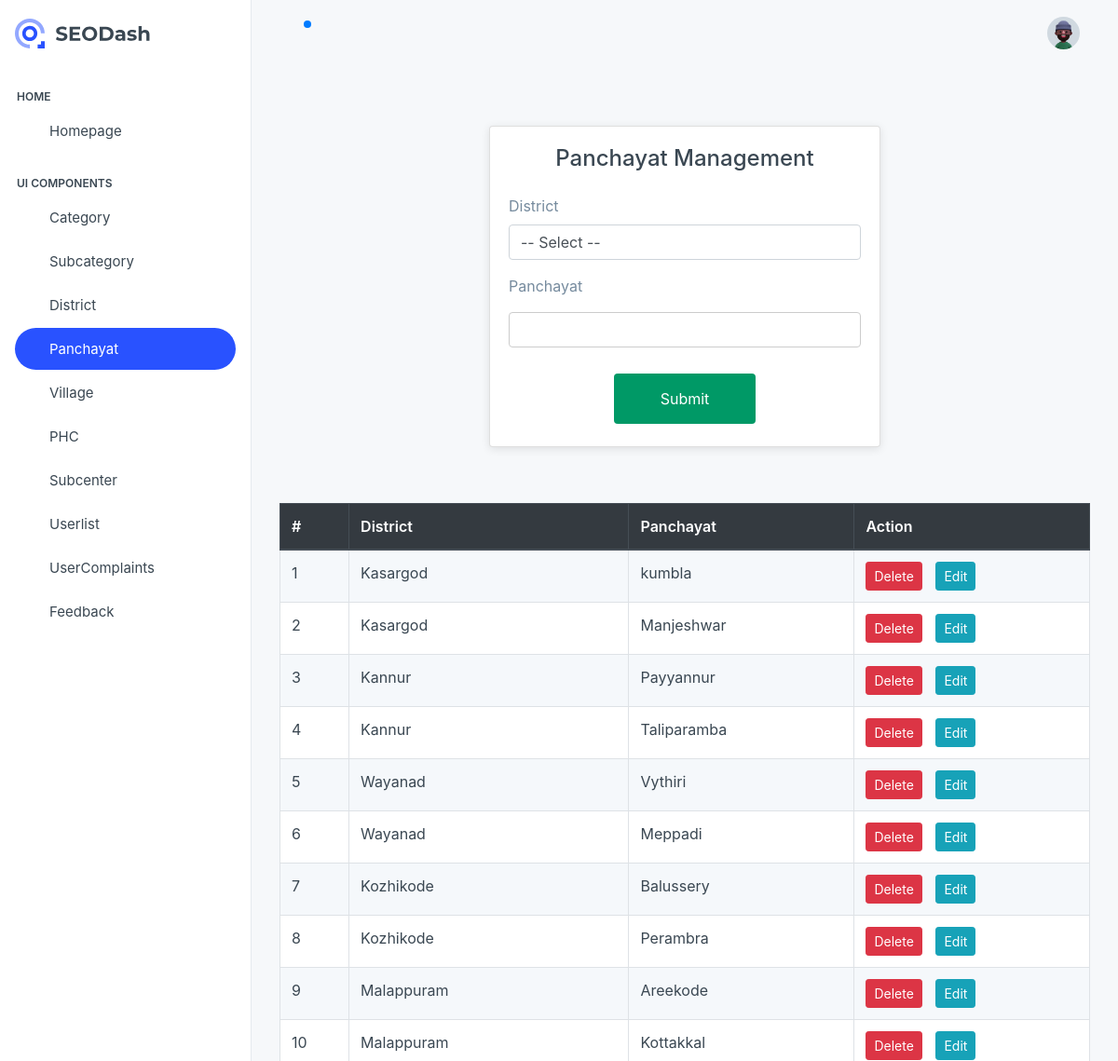
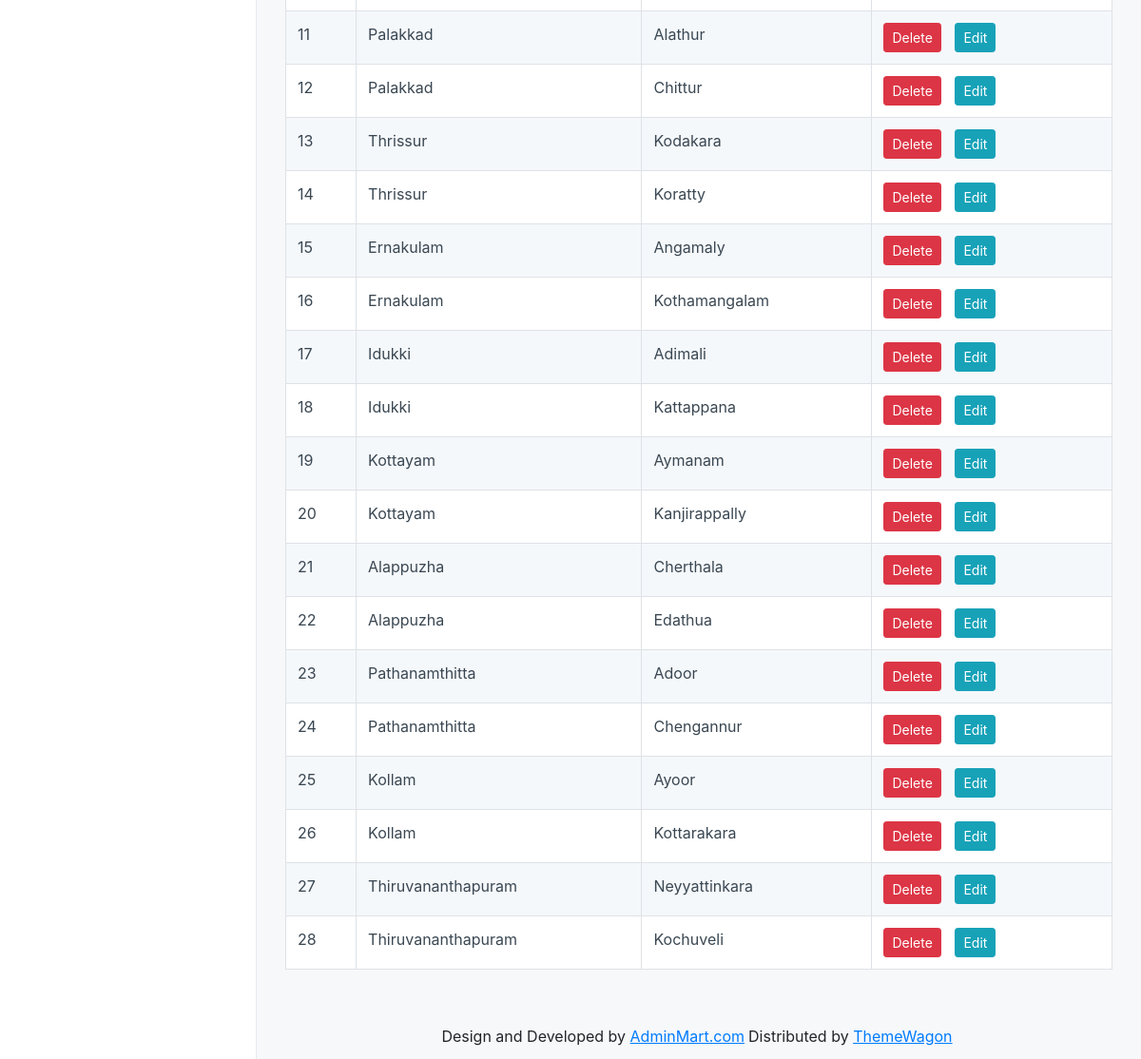
The page /project/Admin/Panchayat.php (signed in) on the database its author committed (2 pictures, top to bottom).
### tables this page shows
CREATE TABLE `tbl_panchayat` (
  `panchayat_id` int(11) NOT NULL,
  `panchayat_name` varchar(50) NOT NULL,
  `district_id` int(11) NOT NULL
);

CREATE TABLE `tbl_district` (
  `district_id` int(11) NOT NULL,
  `district_name` varchar(50) NOT NULL
);

### project/Admin/Panchayat.php (the view, shortened to what this page needs)
<?php
include('../Asset/connection/connection.php');
$Panchayat = "";
include('Head.php');
?>
<!DOCTYPE html>
<html lang="en">
<head>
    <link href="https://stackpath.bootstrapcdn.com/bootstrap/4.5.2/css/bootstrap.min.css" rel="stylesheet">
</head>
<body>
<div class="container form-container">
    <div class="row justify-content-center">
        <div class="col-md-6">
            <div class="card">
                <h4 class="text-center mb-4">Panchayat Management</h4>
                <form id="form1" name="form1" method="post" action="">
                    <div class="form-group">
                        <label for="txtdistrict">District</label>
                        <select name="txtdistrict" id="txtdistrict" class="form-control" required>
                            <option value="">-- Select --</option>
                        </select>
                    </div>
                    <div class="form-group">
                        <label for="txtpanchayat">Panchayat</label>
                        <input type="text" name="txtpanchayat" id="txtpanchayat" class="form-control" value="<?php echo $Panchayat; ?>" required />
                    </div>
                    <div class="text-center">
                        <input type="submit" name="btnsubmit" id="btnsubmit" value="Submit" class="btn btn-primary" />
                    </div>
                </form>
            </div>
        </div>
    </div>
    <div class="table-container">
        <table class="table table-bordered table-striped">
            <thead class="thead-dark">
                <tr>
                    <th>#</th>
                    <th>District</th>
                    <th>Panchayat</th>
                    <th>Action</th>
                </tr>
            </thead>
            <tbody>
                <?php
                $i = 0;
                $selqry = "select * from tbl_panchayat s inner join tbl_district c on s.district_id=c.district_id";
                $result = $con->query($selqry);
                while ($row = $result->fetch_assoc()) {
                    $i++;
                ?>
                    <tr>
                        <td><?php echo $i; ?></td>
                        <td><?php echo $row["district_name"]; ?></td>
                        <td><?php echo $row["panchayat_name"]; ?></td>
                        <td>
                            <a href="Panchayat.php?did=<?php echo $row["panchayat_id"]; ?>" class="btn btn-danger btn-sm">Delete</a>
                            <a href="Panchayat.php?edt=<?php echo $row["panchayat_id"]; ?>" class="btn btn-info btn-sm">Edit</a>
                        </td>
                    </tr>
                <?php } ?>
            </tbody>
        </table>
    </div>
</div>
</body>
</html>
<?php include('Foot.php'); ?>

### project/Asset/Templates/form.css (style rules this page uses)
input[type=text],[type=password],[type=email],[type=date], select { width: 100%; padding: 12px 20px; margin: 8px 0; display: inline-block; border: 1px solid #ccc; border-radius: 4px; box-sizing: border-box; }
input[type=submit] { width: 40%; background-color: #096; color: white; padding: 15px; margin: 4px 0; border: none; border-radius: 4px; cursor: pointer; }

### project/Admin/Panchayat.php (style rules this page uses)
body { background-color: #f8f9fa; }
.form-container { margin-top: 50px; }
.table-container { margin-top: 30px; }
.btn { margin-right: 10px; }
.card { padding: 20px; box-shadow: 0 2px 10px rgba(0, 0, 0, 0.1); }

### rows shown on the page
tbl_panchayat: district.district_name "Kasargod", panchayat_name "kumbla"
tbl_panchayat: district.district_name "Kasargod", panchayat_name "Manjeshwar"
tbl_panchayat: district.district_name "Kannur", panchayat_name "Payyannur"
tbl_panchayat: district.district_name "Kannur", panchayat_name "Taliparamba"
tbl_panchayat: district.district_name "Wayanad", panchayat_name "Vythiri"
tbl_panchayat: district.district_name "Wayanad", panchayat_name "Meppadi"
tbl_panchayat: district.district_name "Kozhikode", panchayat_name "Balussery"
tbl_panchayat: district.district_name "Kozhikode", panchayat_name "Perambra"
tbl_panchayat: district.district_name "Malappuram", panchayat_name "Areekode"
tbl_panchayat: district.district_name "Malappuram", panchayat_name "Kottakkal"
tbl_panchayat: district.district_name "Palakkad", panchayat_name "Alathur"
tbl_panchayat: district.district_name "Palakkad", panchayat_name "Chittur"
tbl_panchayat: district.district_name "Thrissur", panchayat_name "Kodakara"
tbl_panchayat: district.district_name "Thrissur", panchayat_name "Koratty"
tbl_panchayat: district.district_name "Ernakulam", panchayat_name "Angamaly"
tbl_panchayat: district.district_name "Ernakulam", panchayat_name "Kothamangalam"
tbl_panchayat: district.district_name "Idukki", panchayat_name "Adimali"
tbl_panchayat: district.district_name "Idukki", panchayat_name "Kattappana"
tbl_panchayat: district.district_name "Kottayam", panchayat_name "Aymanam"
tbl_panchayat: district.district_name "Kottayam", panchayat_name "Kanjirappally"
tbl_panchayat: district.district_name "Alappuzha", panchayat_name "Cherthala"
tbl_panchayat: district.district_name "Alappuzha", panchayat_name "Edathua"
tbl_panchayat: district.district_name "Pathanamthitta", panchayat_name "Adoor"
tbl_panchayat: district.district_name "Pathanamthitta", panchayat_name "Chengannur"
tbl_panchayat: district.district_name "Kollam", panchayat_name "Ayoor"
tbl_panchayat: district.district_name "Kollam", panchayat_name "Kottarakara"
tbl_panchayat: district.district_name "Thiruvananthapuram", panchayat_name "Neyyattinkara"
tbl_panchayat: district.district_name "Thiruvananthapuram", panchayat_name "Kochuveli"
